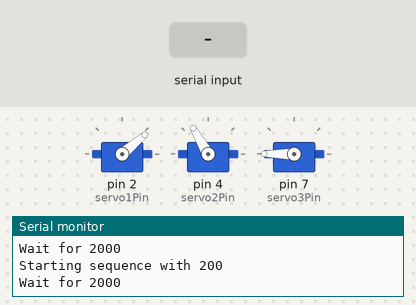
The sketch below on a simulated Arduino Uno, built with avr-gcc and run on an emulated ATmega328P. Parts: 3 × servo, the last lines printed to the serial monitor. The test bench sets the inputs (shaded band).

Above: at 2.2 s.
2.3 s: "90,45,200\n" received over Serial
At 4.8 s:
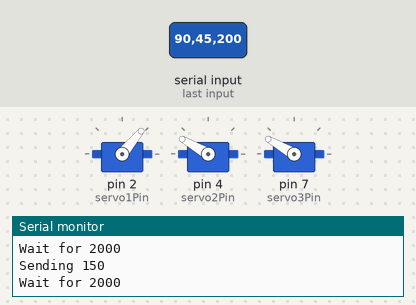
5.3 s: "90,45\n" received over Serial
At 6.7 s:
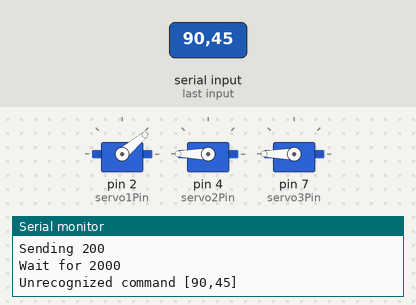
8.3 s: "90,45,200,10\n" received over Serial
At 10.3 s:
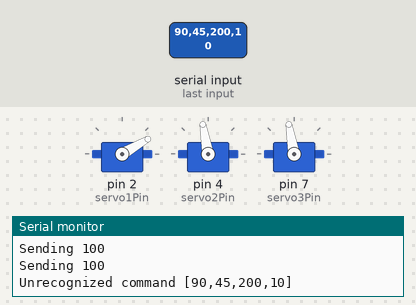
Timing chart, 0 to 11.8 s (numbered marks = the images above; inputs shaded):
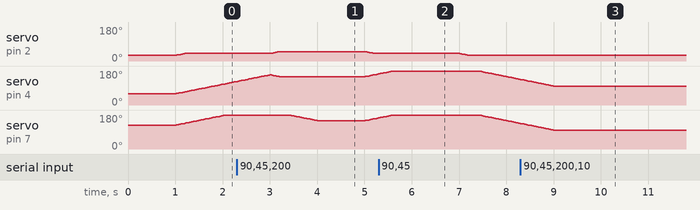

The sketch:

arm_controller.ino
```cpp
#include <SerialCommands.h>
#include "arm.h"
#include "sequencer.h"

#define servo1Pin 2
#define servo2Pin 4
#define servo3Pin 7

const uint8_t defaultAngles[3] = {30, 60, 127};

const uint8_t sigs0[4] = {40, 50, 40, 30};
const uint16_t pause0[3] = {2000, 2000, 2000};

Sequencer seq0(&s0Input, 4, sigs0, pause0);

const uint8_t sigs1[4] = {200, 150, 200, 100};
const uint16_t pause1[3] = {2000, 2000, 2000};

Sequencer seq1(&s1Input, 4, sigs1, pause1);

const uint8_t sigs2[4] = {200, 150, 200, 100};
const uint16_t pause2[3] = {2000, 2000, 2000};

Sequencer seq2(&s2Input, 4, sigs2, pause2);

Servo servo1, servo2, servo3;
ArmController arm(&servo1, &servo2, &servo3);

void setup() {
  Serial.begin(38400);

  setupSerialCommands();

  arm.setupServos(servo1Pin, servo2Pin, servo3Pin, defaultAngles);

  delay(1000);

  seq0.startSequence();
  seq1.startSequence();
  seq2.startSequence();
}

void loop() {
  handleSerial();
  seq0.updateSequence();
  seq1.updateSequence();
  seq2.updateSequence();
  arm.updateArm();
}

void s0Input(uint8_t sig) {
  arm.setTarget(0, sig);
}

void s1Input(uint8_t sig) {
  arm.setTarget(1, sig);
}

void s2Input(uint8_t sig) {
  arm.setTarget(2, sig);
}
```

arm.cpp
```cpp
#include "arm.h"

/*Constructor.*/
ArmController::ArmController(Servo *servo1, Servo *servo2, Servo *servo3) {

  servos[0] = servo1;
  servos[1] = servo2;
  servos[2] = servo3;

  lastUpdateTime = 0;
  servoSpeed = 1;
  updateInterval = 20;

}

/*Attach ports and set the servos to the middle angle.*/
void ArmController::setupServos(uint8_t port1, uint8_t port2, uint8_t port3, uint8_t defaultAngles[3]) {

  // Attach given ports
  servos[0]->attach(port1);
  servos[1]->attach(port2);
  servos[2]->attach(port3);

  // Set all servos to 127 and set the min and max signals for each servo to 0 and 255 respectively.
  for (uint8_t i = 0; i < 3; i++) {
    servos[i]->write(defaultAngles[i]);
    s_current[i] = defaultAngles[i];
    s_targets[i] = defaultAngles[i];

    s_min[i] = 0;
    s_max[i] = 255;
  }
}

/*Changes the update interval.*/
void ArmController::setUpdateInterval(uint8_t value) {
  updateInterval = value;
}

/*Changes the number of units the servo signal changes per update.*/
void ArmController::setServoSpeed(uint8_t value) {
  servoSpeed = value;
}

/*Set the minimum signal for a given servo.*/
void ArmController::setMin(uint8_t servo, uint8_t value) {
  if (servo >= 3) return;
  s_min[servo] = value;
}

/*Set the maximum signal for a given servo.*/
void ArmController::setMax(uint8_t servo, uint8_t value) {
  if (servo >= 3) return;
  s_max[servo] = value;
}

/*Set the target signal for a given servo.*/
void ArmController::setTarget(uint8_t servo, uint8_t value) {
  if (servo >= 3) return;
  s_targets[servo] = constrain(value, s_min[servo], s_max[servo]);
}

/*Set the targets for all servos.*/
void ArmController::setTargets(uint8_t value1, uint8_t value2, uint8_t value3) {
  setTarget(0, value1);
  setTarget(1, value2);
  setTarget(2, value3);
}

/*Updates servo signals depending on their target signals.*/
void ArmController::updateArm() {

  // Return if it is not yet time to update.
  if (millis() < this->lastUpdateTime + this->updateInterval) return;
  this->lastUpdateTime = millis();

  // Loop over all servos.
  for (byte i = 0; i < 3; i++) {

    // Skip this iteration if the servo has already reached the target signal.
    if (s_current[i] == s_targets[i]) continue;

    // Find the difference between the target and the current signal for the servo.
    int dSignal = s_targets[i] - s_current[i];

    // Change the current signal depending on the difference between the target and the current signal.
    s_current[i] += abs(dSignal) >= servoSpeed ? (dSignal / abs(dSignal)) * servoSpeed : dSignal;

    // Write the new signal to the servo.
    servos[i]->write(s_current[i]);
  }
}
```

arm.h
```cpp
#ifndef arm_h
#define arm_h

#include <Servo.h>
#include <Arduino.h>

/*Arm Controller class.
  Handles everything related to controlling the servos in the arm.*/
class ArmController {

  private:
    unsigned long lastUpdateTime;
    Servo *servos[3];
    uint8_t s_current[3];
    uint8_t s_targets[3];
    uint8_t s_min[3];
    uint8_t s_max[3];
    uint8_t servoSpeed;
    uint8_t updateInterval;

  public:
    ArmController(Servo *servo1, Servo *servo2, Servo *servo3);
    void setupServos(uint8_t port1, uint8_t port2, uint8_t port3, uint8_t defaultAngles[3]);
    void setUpdateInterval(uint8_t value);
    void setServoSpeed(uint8_t value);
    void setMin(uint8_t servo, uint8_t value);
    void setMax(uint8_t servo, uint8_t value);
    void setTarget(uint8_t servo, uint8_t value);
    void setTargets(uint8_t value1, uint8_t value2, uint8_t value3);
    void updateArm();

};

#endif
```

sequencer.cpp
```cpp
#include "sequencer.h"

/*Constructor. Takes a pointer to a function, the length of the sequence, and arrays containing
  output values and pause lengths in ms.*/
Sequencer::Sequencer(void (*function)(uint8_t), uint8_t sequenceSize, uint8_t *outputs, uint16_t *pauses) {
  func = function;
  _sequenceSize = sequenceSize;
  _outputs = outputs;
  _pauses = pauses;
}

/*Takes care of playing the sequence.*/
void Sequencer::updateSequence() {

  // Exit out of the method if the sequence is not playing.
  if (!_playing) return;

  // Check whether it is time to change the output. Exit if not.
  if (millis() < _lastSignalTime + * (_pauses + _currentIndex)) return;

  // Increment the index and execute the function with the item in the array with corresponding index.
  _currentIndex++;
  func(*(_outputs + _currentIndex));
  _lastSignalTime = millis();

  Serial.print(F("Sending "));
  Serial.println(*(_outputs + _currentIndex));

  if (_currentIndex != _sequenceSize - 1) {
    Serial.print(F("Wait for "));
    Serial.println(*(_pauses + _currentIndex));
  }

  // Set _playing to false if the sequence is over.
  if (_currentIndex != _sequenceSize - 1) return;

  _playing = false;
}

/*Starts the playback of a sequence.*/
void Sequencer::startSequence() {

  // Exit the method if the sequence is already playing.
  if (_playing) return;

  // Execute the function with the first element from the output array.
  func(*_outputs);
  _currentIndex = 0;
  _playing = true;
  _lastSignalTime = millis();

  Serial.print(F("Starting sequence with "));
  Serial.println(*_outputs);
  Serial.print(F("Wait for "));
  Serial.println(*_pauses);
}
```

sequencer.h
```cpp
#ifndef sequencer_h
#define sequencer_h

#include <Arduino.h>

/*Sequencer class.
Allows for the sequencing of int values and passes them to a given function.*/
class Sequencer {

  private:
    unsigned long _lastSignalTime;
    void (*func)(uint8_t);
    uint8_t _sequenceSize;
    uint8_t *_outputs;
    uint16_t *_pauses;
    uint8_t _currentIndex;
    bool _playing;

  public:
    Sequencer(void (*function)(uint8_t), uint8_t sequenceSize, uint8_t *outputs, uint16_t *pauses);
    void updateSequence();
    void startSequence();
    void stopSequence();

};

#endif
```

serial_handler.ino
```cpp
// Serial Commands setup
char serial_command_buffer_[32];
SerialCommands serial_commands_(&Serial, serial_command_buffer_, sizeof(serial_command_buffer_), "\r\n", " ");
extern ArmController arm;
extern Sequencer seq0, seq1, seq2;

#define invArg F("ERROR INVALID_ARGUMENT")
#define invNum F("ERROR INVALID_NUMBER")
#define misArg F("ERROR MISSING_ARGUMENT")

SerialCommand cmdServoTarget_("!servo", cmdServoTarget);
SerialCommand cmdServoTargets_("!servos", cmdServoTargets);
SerialCommand cmdStartSequence_("!seq", cmdStartSequence);


/*Sets up all of our custom serial commands.*/
void setupSerialCommands() {
  serial_commands_.SetDefaultHandler(cmdUnrecognized);
  serial_commands_.AddCommand(&cmdServoTarget_);
  serial_commands_.AddCommand(&cmdServoTargets_);
  serial_commands_.AddCommand(&cmdStartSequence_);
}

/*Reads the serial input and calls the relevant commands.*/
void handleSerial() {
  serial_commands_.ReadSerial();
}

/*Default handler. Gets called when no other command matches.*/
void cmdUnrecognized(SerialCommands* sender, const char* cmd) {
  sender->GetSerial()->print(F("Unrecognized command ["));
  sender->GetSerial()->print(cmd);
  sender->GetSerial()->println(F("]"));
}

/*Starts the sequences.*/
void cmdStartSequence(SerialCommands* sender) {
  seq0.startSequence();
  seq1.startSequence();
  seq2.startSequence();
}

void cmdServoTarget(SerialCommands* sender) {

  // Get and validate arguments.
  char* servoStr = sender->Next();
  if (!validateIntInput(sender, servoStr)) return;

  char* targetStr = sender->Next();
  if (!validateIntInput(sender, targetStr)) return;

  int servo = atoi(servoStr);
  if (servo < 0 || servo > 2) {
    sender->GetSerial()->println(F("INVALID SERVO"));
    return;
  }

  int target = atoi(targetStr);
  if (target < 0 || target > 255) {
    sender->GetSerial()->println(F("INVALID SIGNAL"));
    return;
  }

  Serial.print("Setting servo ");
  Serial.print(servo);
  Serial.print(" to ");
  Serial.println(target);
  arm.setTarget(servo, target);
}

void cmdServoTargets(SerialCommands* sender) {

  // Get and validate arguments
  char* target1Str = sender->Next();
  if (!validateIntInput(sender, target1Str)) return;

  char* target2Str = sender->Next();
  if (!validateIntInput(sender, target2Str)) return;

  char* target3Str = sender->Next();
  if (!validateIntInput(sender, target3Str)) return;

  int target1 = atoi(target1Str);
  if (target1 < 0 || target1 > 255) {
    sender->GetSerial()->println(F("INVALID SIGNAL"));
    return;
  }

  int target2 = atoi(target2Str);
  if (target2 < 0 || target2 > 255) {
    sender->GetSerial()->println(F("INVALID SIGNAL"));
    return;
  }

  int target3 = atoi(target3Str);
  if (target3 < 0 || target3 > 255) {
    sender->GetSerial()->println(F("INVALID SIGNAL"));
    return;
  }

  Serial.print(F("Setting servos to "));
  Serial.print(target1);
  Serial.print(F(", "));
  Serial.print(target2);
  Serial.print(F(", "));
  Serial.println(target3);

  arm.setTargets(target1, target2, target3);
}

/*Checks whether the input string is an integer number.*/
bool isInt(String str) {

  // Check if the first character is either a digit or a '-'.
  if (!isdigit(str.charAt(0)) && str.charAt(0) != '-') return false;

  // Loop over the rest of the characters and check if they are digits.
  for (int i = 1; i < str.length(); i++) {
    if (!isdigit(str.charAt(i))) return false;
  }

  // Return true if the input string is a valid int.
  return true;
}

/*Checks whether the input string is a valid command int argument.*/
bool validateIntInput(SerialCommands* sender, char* strInput) {

  // Check if the string is empty.
  if (strInput == NULL) {
    sender->GetSerial()->println(misArg);
    return false;
  }
  // Check if the string is a valid int.
  else if (!isInt(strInput)) {
    sender->GetSerial()->println(invArg);
    return false;
  }
  return true;
}
```
